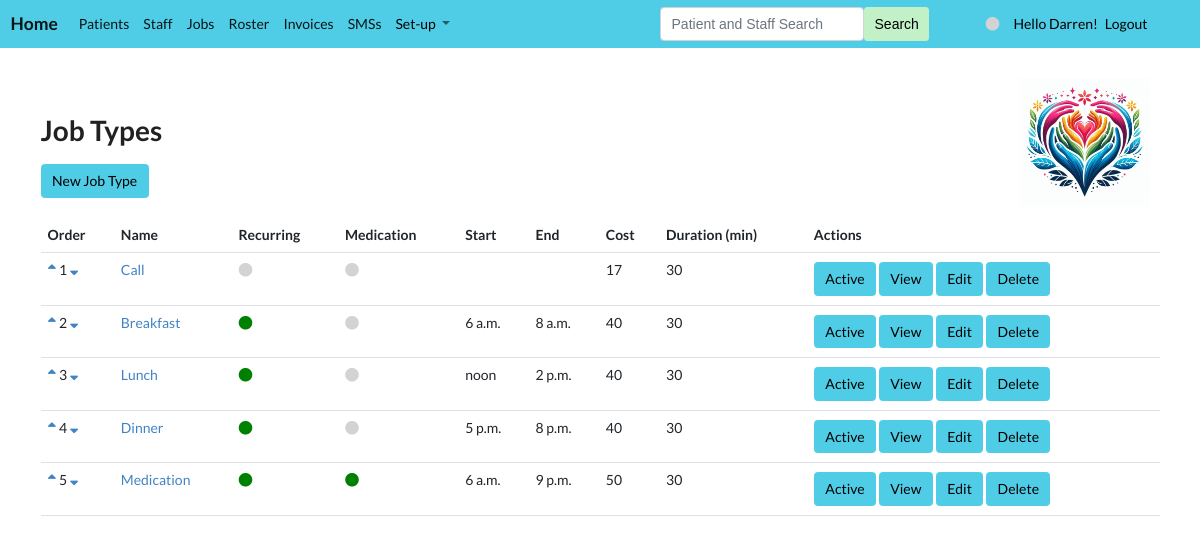
Page /list/jobtype (signed in) on the committed database.
### app/models.py (models this page shows, shortened)
class JobType(Model):
    model_str = "jobtype"
    single = "Job Type"
    plural = "Job Types"
    has_order = True
    name = TextField(max_length=250, null=True, blank=True)
    amount = IntegerField(null=True, blank=True)
    order = IntegerField(null=True, blank=True)
    medication = BooleanField(null=True, blank=True, default=False)
    active = BooleanField(null=True, blank=True, default=True)
    recurring = BooleanField(null=True, blank=True, default=True)
    duration = IntegerField(null=True, blank=True)
    start = TimeField(null=True, blank=True)
    end = TimeField(null=True, blank=True)

### app/views.py (the view, shortened to what this page needs)
# urls.py: path("list/<model_str>", list, name="list"),
def list(request, model_str):
    staff, model, form, nav_models, colour = get_info(request, model_str)
    if staff.user_type == "Staff" and model_str == "staff": return redirect('ind', 'staff', staff.id)
    items = model.objects.all()
    if model.has_order: items = items.order_by('order')
    if model == Shift:
        for item in items:
            if not item.start or not item.end: item.save_start_and_end()
        items = model.objects.all()
    if model == Day:
        make_days(14)
        items = items.filter(day__gte=datetime.today(), day__lte=datetime.today() + timedelta(days=15))
        for item in items:
            item.initiate()
    if model == Month: make_months(6)
    if model == File: items = items.order_by('-time_stamp')
    if model == MedicationType: items = items.order_by('category')
    context = {'items': items, 'model': model, 'nav_models': nav_models, 'colour': colour, 'staff': staff}
    if model == Patient:
        p = Paginator(items, 30)
        page = request.GET.get('page')
        context['items'] = p.get_page(page)
    return render(request, f"{model_str}s.html", context)

### app/models.py (called while the page is built)
    def colour(self):
        return colours[min(self.colour_no, len(colours) - 1)]

### app/templates/jobtypes.html
{% extends 'base.html'%}
{% block content %}
<link rel="stylesheet" href="https://cdnjs.cloudflare.com/ajax/libs/font-awesome/5.15.3/css/all.min.css">
<h1>{{ model.plural }}</h1>
<a class="btn btn-care" style="background-color: {{ colour }};" href="{% url 'new' model.model_str %}">New {{ model.single }}</a>
<table class="table">
    <tr><th>Order</th><th>Name</th><th>Recurring</th><th>Medication</th><th>Start</th><th>End</th><th>Cost</th><th>Duration (min)</th><th>Actions</th></tr>
    {% for item in items %}
        <tr>
            <td>
                <a href="{% url 'order' model.model_str -1 item.id %}"><i class="fas fa-sort-up"></i></a>
                {{ item.order }}
                <a href="{% url 'order' model.model_str 1 item.id %}"><i class="fas fa-sort-down"></i></a>
            </td>
            <td>
                <a href="{% url 'edit' model.model_str item.id %}">{{ item.name }}</a><br>
            </td>
            <td>{% if item.recurring %}<i class="fas fa-circle" style="color:green;"></i>{% else %}<i class="fas fa-circle" style="color:lightgrey;"></i>{% endif %}</td>
            <td>{% if item.medication %}<i class="fas fa-circle" style="color:green;"></i>{% else %}<i class="fas fa-circle" style="color:lightgrey;"></i>{% endif %}</td>
            <td>{% if item.start %}{{ item.start }}{% endif %}</td>
            <td>{% if item.end %}{{ item.end }}{% endif %}</td>
            <td>{{ item.amount }}</td>
            <td>{{ item.duration }}</td>
        <td>
            <a class="btn btn-care" style="background-color: {{ colour }};" href="{% url 'active' model.model_str item.id %}">Active</a>
            <a class="btn btn-care" style="background-color: {{ colour }};" href="{% url 'ind' model.model_str item.id %}">View</a>
            <a class="btn btn-care" style="background-color: {{ colour }};" href="{% url 'edit' model.model_str item.id %}">Edit</a>
            <a class="btn btn-care" style="background-color: {{ colour }};" href="{% url 'delete' model.model_str item.id %}">Delete</a>
        </td>
        </tr>
    {% endfor %}
</table>
{% endblock %}

### app/templates/navbar.html (shortened to what this page needs)
<nav class="navbar navbar-light navbar-expand-xl" style="background-color: {{ colour }};">
  <div class="container-fluid">
    <a class="navbar-brand" href="{% url 'home' %}"><b>Home</b></a>
    <ul class="navbar-nav me-auto mb-2 mb-lg-0">
        {% for model in nav_models.0 %}
          <li class="nav-item"><a class="nav-link active" href="{% url 'list' model.model_str %}">{{ model.plural }}</a></li>
        {% endfor %}
        {% if nav_models.1 %}
        <li class="nav-item dropdown">
          <a class="nav-link dropdown-toggle" href="#" id="navbarDropdown" role="button" data-bs-toggle="dropdown" aria-expanded="false">
            <span style="color: black">Set-up</span>
          </a>
        </li>
        {% endif %}
    </ul>
          {% if user.is_authenticated %}
              <form class="d-flex" method="POST" action="{% url 'search' %}">
                <input class="form-control" type="search" placeholder="Patient and Staff Search" name="searched">
                <button class="btn btn-success me-5" style="color: black; background-color: #C2F1C8; border:None" type="submit">Search</button>
              </form>
            {% if request.user.first_name == "Allison" %}
                <span class="nav-item"><a class="nav-link active" href="{% url 'switch_user' 'admin' %}"><i class="fas fa-circle" style="color:lightgrey;"></i></a></span>
            {% elif request.user.first_name == "Matt" %}
                <span class="nav-item"><a class="nav-link active" href="{% url 'switch_user' 'setup' %}"><i class="fas fa-circle" style="color:lightgrey;"></i></a></span>
            {% elif request.user.first_name == "Darren" %}
                <span class="nav-item"><a class="nav-link active" href="{% url 'switch_user' 'staff' %}"><i class="fas fa-circle" style="color:lightgrey;"></i></a></span>
            {% endif %}
            <span class="me-2" style="color: black">Hello {{ request.user.first_name }}!</span>
            <a class="me-5" style="color: black" href="{% url 'custom_logout' %}">Logout</a>
          {% else %}
            <a style="color: black" class="me-5" href="{% url 'signup' %}">Signup</a>
            <a style="color: black" href="{% url 'custom_login' %}">Login</a>
          {% endif %}
  </div>
</nav>

### app/static/styles.css (style rules this page uses)
.btn-care { color: black; background-color: #50CDE6; border-color: #50CDE6; margin-top: 2px; margin-bottom: 2px; }

### rows in the picture
JobType: order "1", name "Call", recurring False (drawn), medication False (drawn), amount "17", duration "30"
JobType: order "2", name "Breakfast", recurring True (drawn), medication False (drawn), start "6 a.m.", end "8 a.m.", amount "40", duration "30"
JobType: order "3", name "Lunch", recurring True (drawn), medication False (drawn), start "noon", end "2 p.m.", amount "40", duration "30"
JobType: order "4", name "Dinner", recurring True (drawn), medication False (drawn), start "5 p.m.", end "8 p.m.", amount "40", duration "30"
JobType: order "5", name "Medication", recurring True (drawn), medication True (drawn), start "6 a.m.", end "9 p.m.", amount "50", duration "30"

### other values in the picture
{{ model.plural }} "Patients" "Staff" "Jobs" "Roster" "Invoices" "SMSs"
{{ request.user.first_name }} "Darren"
{{ model.plural }} "Job Types"
{{ model.single }} "Job Type"
